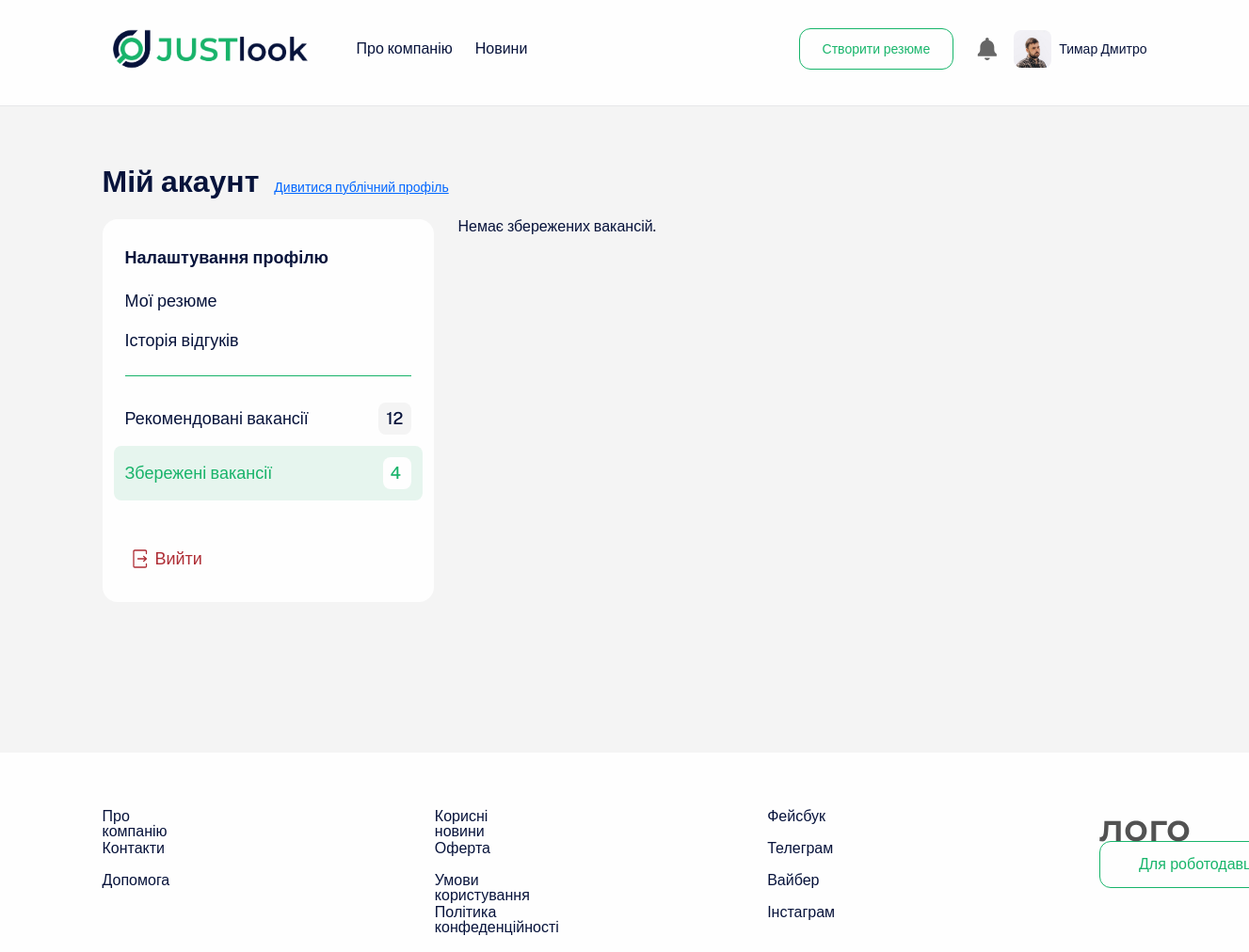
The page /searcher/profile/saved-vacancies/ (signed in) on the database its author committed.
### main/models.py (models this page shows, shortened)
class User(AbstractBaseUser, PermissionsMixin):
    ROLE_CHOICES = [
        ('seeker', 'Пошуковець'),
        ('employer', 'Роботодавець'),
    ]
    email = models.EmailField(unique=True, null=True, blank=True)
    phone = models.CharField(max_length=15, unique=True, null=True, blank=True)
    role = models.CharField(max_length=10, choices=ROLE_CHOICES)
    first_name = models.CharField(max_length=30, null=True, blank=True)
    last_name = models.CharField(max_length=30, null=True, blank=True)
    middle_name = models.CharField(max_length=30, null=True, blank=True)
    avatar = models.ImageField(upload_to='avatars/', null=True, blank=True)
    city = models.ForeignKey('main.City', on_delete=models.CASCADE, verbose_name="Місто")
    birthday = models.DateField(null=True, blank=True)
    date_created = models.DateTimeField(default=timezone.now)
    company = models.ForeignKey(Company, null=True, blank=True, on_delete=models.SET_NULL, related_name='users')
    is_active = models.BooleanField(default=True)
    is_staff = models.BooleanField(default=False)
    is_superuser = models.BooleanField(default=False)
    groups = models.ManyToManyField(Group, related_name='custom_user_set', blank=True)
    user_permissions = models.ManyToManyField(Permission, related_name='custom_user_set', blank=True)
    USERNAME_FIELD = 'email'  # This will be dynamically checked during authentication
    REQUIRED_FIELDS = []
    objects = UserManager()

### searcher/views.py (the view)
# urls.py: path('profile/saved-vacancies/', profile_resume_saved_vacancies, name='profile_resume_saved_vacancies'),
@login_required
def profile_resume_saved_vacancies(request):
    saved_vacancies = SavedVacancy.objects.filter(user=request.user).select_related('vacancy')
    context = {
        'saved_vacancies': saved_vacancies,
    }
    return render(request, 'searcher/personal-4.html', context)

### searcher/templates/searcher/personal-4.html (shortened to what this page needs)
{% extends "main/base.html" %}
{% load static %}
{% load filters %}
    {% block extra_styles %}
    <link rel="stylesheet" type="text/css" href="https://cdn.jsdelivr.net/npm/toastify-js/src/toastify.min.css">
    <link rel="stylesheet" href="https://cdnjs.cloudflare.com/ajax/libs/cropperjs/1.5.12/cropper.min.css">
    <link rel="stylesheet" href="{% static 'main/css/personal.css' %}"/>
    {% endblock %}
{% block content %}
<div class="wrapper">
    <main>
        <div class="container">
            <div class="personal__inner">
                <div class="title-wrapper-start">
                    <h1 class="title-xl">Мій акаунт</h1>
                    <a class="link-sm" href="#">Дивитися публічний профіль</a>
                </div>
                <div class="personal__content-wrapper">
                    <aside class="personal__content-left">
                        <div class="personal__content-left-wrapper">
                            <a href="{% url 'edit_profile' %}"><p class="aside-subtitle subtitle">Налаштування профілю</p></a>
                            <nav>
                                <ul class="aside-nav__list">
                                    <li class="aside-nav__list-item text-medium-18"><a href="{% url 'profile_resume_list' %}">Мої резюме</a></li>
                                    <li class="aside-nav__list-item text-medium-18"><a href="#">Історія відгуків</a></li>
                                </ul>
                                <div class="aside-nav__line"></div>
                                <ul class="aside-nav__list">
                                    <li class="aside-nav__list-item text-medium-18 ">
                                        <a href="#">Рекомендовані вакансії</a>
                                        <p class="vacancy-info__item-value">12</p>
                                    </li>
                                    <li class="aside-nav__list-item text-medium-18 aside-nav__active">
                                        <a href="{% url 'profile_resume_saved_vacancies' %}">Збережені вакансії</a>
                                        <p class="vacancy-info__item-value">4</p>
                                    </li>
                                </ul>
                            </nav>
                            <div class="personal__logout__link-wrapper">
                                <a href="#" class="logout__link text-medium-18">
                                    <img
                                            src="{% static 'main/images/log-in-red.svg' %}"
                                            alt="search"
                                            class="search__img"
                                    />Вийти</a
                                >
                            </div>
                        </div>
                    </aside>
                    <section class="personal__content-right">
                        {% if saved_vacancies %}
                        <ul class="vacancies__cards">
                            {% for saved_vacancy in saved_vacancies %}
                            <li class="vacancies__cards-item">
                                <div class="vacancies__card">
                                    <nav>
                                        <ul class="vacancies__card-hashtags">
                                            {% if saved_vacancy.vacancy.status == 'hot' %}
                                            <li class="vacancies__card-hashtags-item hashtags-hot">
                                                <img src="{% static 'main/images/local_fire.svg' %}" alt="fire">
                                                <a href="#" class="vacancies__card-hashtags-link">Гаряча вакансія</a>
                                            </li>
                                            {% endif %}
                                            {% if saved_vacancy.vacancy.hashtags.all %}
                                                {% for hashtag in saved_vacancy.vacancy.hashtags.all %}
                                                    <li class="vacancies__card-hashtags-item">
                                                        <a href="#" class="vacancies__card-hashtags-link">{{ hashtag.name }}</a>
                                                    </li>
                                                {% endfor %}
                                            {% endif %}
                                        </ul>
                                    </nav>
                                    <div class="vacancies__card-top">
                                        <div class="vacancies__card-title-block">
                                            <h3 class="title-article">{{ saved_vacancy.vacancy.position.name }}</h3>
                                        </div>
                                        <div class="vacancies__card-top-salary">
                                            {% if saved_vacancy.vacancy.min_salary and saved_vacancy.vacancy.max_salary %}
                                                {{ saved_vacancy.vacancy.min_salary|intspace }} - {{ saved_vacancy.vacancy.max_salary|intspace }} ₴
                                            {% elif saved_vacancy.vacancy.min_salary %}
                                                Від {{ saved_vacancy.vacancy.min_salary|intspace }} ₴
                                            {% elif saved_vacancy.vacancy.max_salary %}
                                                До {{ saved_vacancy.vacancy.max_salary|intspace }} ₴
                                            {% endif %}
                                        </div>
                                    </div>
                                    <div class="vacancies__card-company-info">
                                        <div class="vacancies__card-company-wrapper">
                                            <div class="vacancies__card-company-logo">
                                                <img class="vacancies__card-company-img"
                                                     src="{% static 'main/images/samsung.svg' %}"
                                                     alt="logo">
                                            </div>
                                            <div class="vacancies__card-company-name">{{ saved_vacancy.vacancy.company }}</div>
                                        </div>
                                        <div class="location-block">
                                            <img class="location-img" src="{% static 'main/images/marker-pin-01.svg' %}"
                                                 alt="location">
                                            <p class="location-text">{{ saved_vacancy.vacancy.city }}</p>
                                        </div>
                                    </div>
                                    <p class="vacancies__card-description">
                                        Повна зайнятість. Досвід роботи від 1 року. Будівельна компанія Ekonombud— шукає
                                        у
                                        свою
                                        команду
                                        Менеджера з продажу Ekonombud — лідер у сфері гідро та теплоізоляції. Ми
                                        спеціалізуємося
                                        на утепленні та гідроізоляції житлових...
                                    </p>
                                    <div class="vacancies__card-bottom-wrapper">
                                        <div class="vacancies__card-bottom">
                                            <div class="vacancies__card-bottom-buttons">
                                                <a href="#"
                                                   class="vacancies__card-bottom-btn btn-color">Відгукнутись</a>
                                                <a href="#"
                                                   class="vacancies__card-bottom-btn btn-transparent">Детальніше</a>
                                            </div>
                                            <a href="{% url 'delete_saved_vacancy' saved_vacancy.vacancy.id %}">
                                            <label class="heart-icon__label text-medium-16" data-vacancy-id="{{ vacancy.id }}">
                                                <img src="{% static 'main/images/delete.svg' %}" alt="delete"/>
                                                <span>Видалити</span>
                                            </label>
                                            </a>
                                        </div>
                                    </div>
                                </div>
                            </li>
                        {% endfor %}
                        </ul>
                        <button class="personal__btn-add-resume btn-transparent">
                            Завантажити ще (9)
                        </button>
                        {% else %}
                        <p>Немає збережених вакансій.</p>
                        {% endif %}
                    </section>
                </div>
            </div>
        </div>
    </main>
</div>
{% endblock %}

### main/templates/main/base.html (shortened to what this page needs)
<!DOCTYPE html>
<html lang="en">
<head>
    {% load static %}
    <link rel="stylesheet" href="{% static 'main/css/reset.css' %}">
    <link rel="stylesheet" href="{% static 'main/css/style.css' %}">
    {% block extra_styles %}
    {% endblock %}
</head>
<body>
<div class="wrapper">
    <header class="header">
        <div class="container">
            <div class="header__inner">
                <div class="header__inner-left">
                    <a class="header__logo" href="{% url 'home' %}"><img src="{% static 'main/images/social/Logo.png' %}" alt="logo" class="logo__img"></a>
                    <nav class="menu">
                        <ul class="menu__list">
                            <li class="menu__list-item"><a href="#" class="menu__link">Про компанію</a></li>
                            <li class="menu__list-item"><a href="#" class="menu__link">Новини</a></li>
                        </ul>
                    </nav>
                </div>
                {% if user.is_authenticated %}
                <div class="header__inner-right">
                    {% if user.role == 'seeker' %}
                    <a href="{% url 'create_resume' %}" >
                    <button class="header__create-btn btn-transparent" href="{% url 'home' %}">Створити резюме</button>
                    </a>
                    <img src="{% static 'main/images/bell.svg' %}" alt="bell" class="header__bell">
                    <a href="{% url 'edit_profile' %}">
                        <div class="header__user-block">
                            <img src="{% if user.avatar %}{{ user.avatar.url }}{% else %}{% static 'main/images/header-img.svg' %}{% endif %}" alt="header__profile-img" class="header__profile-img">
                            <p class="header__user-name">{{ user.first_name }} {{ user.last_name }}</p>
                        </div>
                    </a>
                    {% endif %}
                </div>
                {% endif %}
            </div>
        </div>
    </header>
    {% include 'main/login.html' %}
    {% block content %}
    {% endblock %}
    <footer class="footer">
        <div class="container">
            <div class="footer__inner">
                <ul class="footer__list">
                    <li class="footer__list-item">
                        <a href="#" class="footer__link">Про компанію</a>
                    </li>
                    <li class="footer__list-item">
                        <a href="#" class="footer__link">Контакти</a>
                    </li>
                    <li class="footer__list-item">
                        <a href="#" class="footer__link">Допомога</a>
                    </li>
                </ul>
                <ul class="footer__list">
                    <li class="footer__list-item">
                        <a href="#" class="footer__link">Корисні новини</a>
                    </li>
                    <li class="footer__list-item">
                        <a href="#" class="footer__link">Оферта</a>
                    </li>
                    <li class="footer__list-item">
                        <a href="#" class="footer__link">Умови користування</a>
                    </li>
                    <li class="footer__list-item">
                        <a href="#" class="footer__link">Політика конфеденційності</a>
                    </li>
                </ul>
                <ul class="footer__list">
                    <li class="footer__list-item">
                        <a href="#" class="footer__link">Фейсбук</a>
                    </li>
                    <li class="footer__list-item">
                        <a href="#" class="footer__link">Телеграм</a>
                    </li>
                    <li class="footer__list-item">
                        <a href="#" class="footer__link">Вайбер</a>
                    </li>
                    <li class="footer__list-item">
                        <a href="#" class="footer__link">Інстаграм</a>
                    </li>
                </ul>
                <ul class="footer__list">
                    <li class="footer__list-item">
                        <a href="#" class="footer__link">
                            <img src="../../../images/logo.svg" alt="logo" class="logo__img"
                            /></a>
                    </li>
                    <li class="footer__list-item">
                        <a href="#" class="footer__btn btn-transparent"
                        >Для роботодавця</a
                        >
                    </li>
                </ul>
            </div>
        </div>
    </footer>
</div>
</body>
</html>

### rows shown on the page
User: avatar (picture), first_name "Тимар", last_name "Дмитро"
